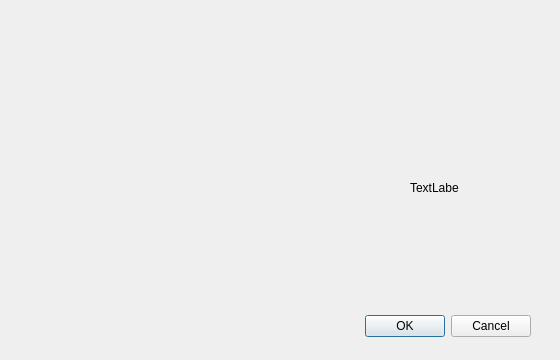
<?xml version="1.0" encoding="UTF-8"?>
<ui version="4.0">
 <class>Dialog</class>
 <widget class="QDialog" name="Dialog">
  <property name="geometry">
   <rect>
    <x>0</x>
    <y>0</y>
    <width>560</width>
    <height>360</height>
   </rect>
  </property>
  <property name="windowTitle">
   <string>Dialog</string>
  </property>
  <widget class="QDialogButtonBox" name="buttonBox">
   <property name="geometry">
    <rect>
     <x>190</x>
     <y>310</y>
     <width>341</width>
     <height>32</height>
    </rect>
   </property>
   <property name="orientation">
    <enum>Qt::Orientation::Horizontal</enum>
   </property>
   <property name="standardButtons">
    <set>QDialogButtonBox::StandardButton::Cancel|QDialogButtonBox::StandardButton::Ok</set>
   </property>
  </widget>
  <widget class="QWidget" name="verticalLayoutWidget">
   <property name="geometry">
    <rect>
     <x>20</x>
     <y>30</y>
     <width>351</width>
     <height>221</height>
    </rect>
   </property>
   <layout class="QVBoxLayout" name="verticalLayout"/>
  </widget>
  <widget class="QLabel" name="label">
   <property name="geometry">
    <rect>
     <x>410</x>
     <y>180</y>
     <width>49</width>
     <height>16</height>
    </rect>
   </property>
   <property name="text">
    <string>TextLabel</string>
   </property>
  </widget>
 </widget>
 <resources/>
 <connections>
  <connection>
   <sender>buttonBox</sender>
   <signal>accepted()</signal>
   <receiver>Dialog</receiver>
   <slot>accept()</slot>
   <hints>
    <hint type="sourcelabel">
     <x>248</x>
     <y>254</y>
    </hint>
    <hint type="destinationlabel">
     <x>157</x>
     <y>274</y>
    </hint>
   </hints>
  </connection>
  <connection>
   <sender>buttonBox</sender>
   <signal>rejected()</signal>
   <receiver>Dialog</receiver>
   <slot>reject()</slot>
   <hints>
    <hint type="sourcelabel">
     <x>316</x>
     <y>260</y>
    </hint>
    <hint type="destinationlabel">
     <x>286</x>
     <y>274</y>
    </hint>
   </hints>
  </connection>
 </connections>
</ui>
